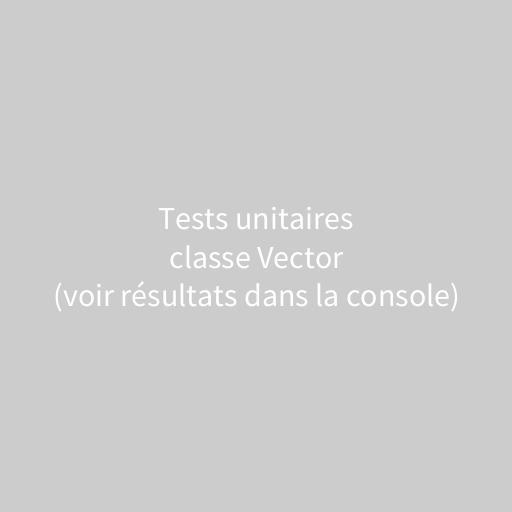
Frame 1 (no input)
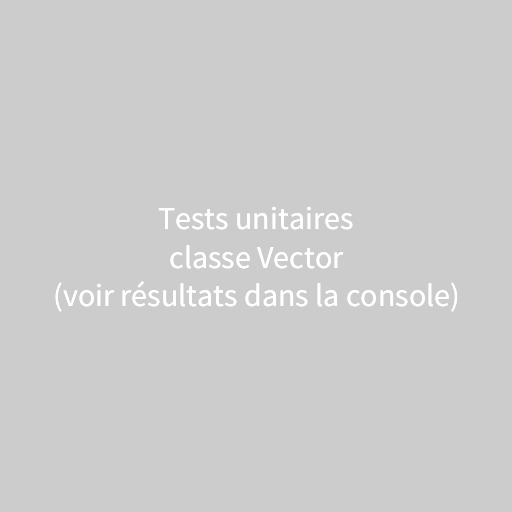
Frame 2 (the mouse pressed at the canvas centre, redrawn once)

The Processing sketch that drew these frames (run headless with seeded random() and noise(); the mouse was pressed at the canvas centre and the sketch redrawn once):

// Processing sketch: ANI2012A20_Vector
// ── ANI2012A20_Vector.pde
// ANI2012A20_Vector.pde
// Tests unitaires d'une classe de type vecteur 3D.

// paramètres
Vector v1 = new Vector(1.0f, 0.0f, 0.0f);
Vector v2 = new Vector(0.0f, 1.0f, 0.0f);
Vector v3 = new Vector(0.0f, 0.0f, 1.0f);

// variable
Vector result;

void setup()
{
  size(512, 512);
  noLoop();
  textAlign(CENTER, CENTER);
  textSize(32);

  result = new Vector();

  testVector();
}

void draw()
{
  text("Tests unitaires\nclasse Vector\n(voir résultats dans la console)", width/2, height/2);
}

void testVector()
{
  println("Vector class unit tests");

  // 1. afficher la valeur d'un vecteur dans la console
  v1.print("v1");
  v2.print("v2");
  v3.print("v3");

  // 2. addition de 2 vecteurs
  result.set(1.0f, 0.0f, 0.0f);
  result.add(v1);
  result.print("addition");

  // 3. différence entre 2 vecteurs (soustraction)
  result.set(1.0f, 0.0f, 0.0f);
  result.minus(v1);
  result.print("minus");

  // 4. magnitude (longueur) d'un vecteur
  println("magnitude = " + v1.magnitude());

  // 5. distance entre 2 vecteurs
  println("magnitude = " + v1.distance(v2));

  // 6. angle entre 2 vecteurs 3D
  println("angle between v1 and v2 = " + v1.angleBetween(v2));

  // 7. angle entre 1 vecteur et l'axe X (orientation dans un plan 2D)
  println("angle between v2 and X axis = " + v2.heading());

  // 8. produit scalaire entre 2 vecteurs (retourne une mesure de la différence entre 2 vecteurs)
  println("v1 dot v2 = " + v1.dot(v2));
  println("v2 dot v1 = " + v2.dot(v1));

  // 9. produit croisé entre 2 vecteurs (retourne un vecteur perpendiculaire aux 2 vecteurs)
  result = v1.cross(v2);
  result.print("v1 cross v2");

  result = v2.cross(v1);
  result.print("v2 cross v1");

  result = v1.cross(v2).cross(v3);
  result.print("v1 cross v2 cross v3");

  // 10. produit scalaire et produit croisé combinés ensemble
  println("v1 cross v2 dot v3 = " + v1.cross(v2).dot(v3));

  // 11. position aléatoire dans une boîte définie par 3 paramètres (largeur x hauteur x profondeur)
  result.randomize(1, 3, 10, true);
  result.print("randomize centered");

  result.randomize(1, 3, 10, false);
  result.print("randomize uncentered");
}

// ── Vector.pde
// ANI2012A20_Vector/Vector.pde
// Classe de type Vector (vecteur 3D).

class Vector
{
  float x;
  float y;
  float z;

  Vector()
  {
    x = y = z = 0.0f;
  }

  Vector(float valueX, float valueY, float valueZ)
  {
    x = valueX;
    y = valueY;
    z = valueZ;
  }

  void set(float valueX, float valueY, float valueZ)
  {
    x = valueX;
    y = valueY;
    z = valueZ;
  }

  void copy(Vector v)
  {
    x = v.x;
    y = v.y;
    z = v.z;
  }

  Vector clone()
  {
    Vector v = new Vector();

    v.x = x;
    v.y = y;
    v.z = z;

    return v;
  }

  void randomize(float rangeX, float rangeY, float rangeZ, boolean centered)
  {
    if (centered)
    {
      x = random(0.0f, 1.0f) * rangeX - rangeX / 2.0f;
      y = random(0.0f, 1.0f) * rangeY - rangeY / 2.0f;
      z = random(0.0f, 1.0f) * rangeZ - rangeZ / 2.0f;
    }
    else
    {
      x = random(0.0f, 1.0f) * rangeX;
      y = random(0.0f, 1.0f) * rangeY;
      z = random(0.0f, 1.0f) * rangeZ;
    }
  }

  void add(float valueX, float valueY, float valueZ)
  {
    x += valueX;
    y += valueY;
    z += valueZ;
  }

  void add(Vector v)
  {
    x += v.x;
    y += v.y;
    z += v.z;
  }

  void minus(float valueX, float valueY, float valueZ)
  {
    x -= valueX;
    y -= valueY;
    z -= valueZ;
  }

  void minus(Vector v)
  {
    x -= v.x;
    y -= v.y;
    z -= v.z;
  }

  void divide(float value)
  {
    if (value != 0)
    {
      x /= value;
      y /= value;
      z /= value;
    }
  }

  void multiply(float value)
  {
    x *= value;
    y *= value;
    z *= value;
  }

  void factor(float valueX, float valueY, float valueZ)
  {
    x *= valueX;
    y *= valueY;
    z *= valueZ;
  }

  float magnitude()
  {
    return sqrt(x * x + y * y + z * z);
  }

  float distance(Vector v)
  {
    float deltaX = v.x - x;
    float deltaY = v.y - y;
    float deltaZ = v.z - z;

    return sqrt(deltaX * deltaX + deltaY * deltaY + deltaZ * deltaZ);
  }

  void normalize()
  {
    float length = magnitude();

    if (length > 0)
      divide(length);
  }

  void scale(float length)
  {
    normalize();
    multiply(length);
  }

  boolean isNull()
  {
    return x == 0 && y == 0 && z == 0;
  }

  void rotateZ(float angle)
  {
    float tmp = x;
    x = x   * cos(angle) - y * sin(angle);
    y = tmp * sin(angle) + y * cos(angle);
  }

  float angleBetween(Vector v)
  {
    if (isNull() || v.isNull())
      return 0;

    float phi = magnitude() * v.magnitude();
    float theta = dot(v);

    theta /= phi;

    return acos(theta);
  }

  float heading()
  {
    return atan2(y, x);
  }

  float dot(Vector v)
  {
    return x * v.x + y * v.y + z * v.z;
  }

  Vector cross(Vector v)
  {
    Vector u = new Vector();

    u.x = y * v.z - z * v.y;
    u.y = z * v.x - x * v.z;
    u.z = x * v.y - y * v.x;

    return u;
  }

  void print(String tag)
  {
    println(tag + " = (" + x + " " + y + " " + z +")");
  }
}
